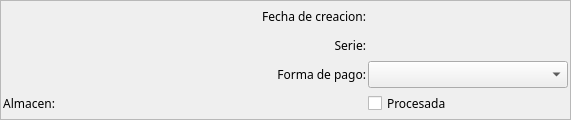
    <widget class="QFrame" name="frame" >
     <property name="minimumSize" >
      <size>
       <width>16</width>
       <height>120</height>
      </size>
     </property>
     <property name="frameShape" >
      <enum>QFrame::StyledPanel</enum>
     </property>
     <property name="frameShadow" >
      <enum>QFrame::Raised</enum>
     </property>
     <layout class="QGridLayout" >
      <property name="margin" >
       <number>2</number>
      </property>
      <property name="spacing" >
       <number>2</number>
      </property>
      <item row="2" column="2" >
       <widget class="QLabel" name="label11" >
        <property name="font" >
         <font>
          <family>Sans Serif</family>
          <pointsize>9</pointsize>
          <weight>50</weight>
          <italic>false</italic>
          <bold>false</bold>
          <underline>false</underline>
          <strikeout>false</strikeout>
         </font>
        </property>
        <property name="text" >
         <string>Forma de pago:</string>
        </property>
        <property name="alignment" >
         <set>Qt::AlignRight|Qt::AlignTrailing|Qt::AlignVCenter</set>
        </property>
       </widget>
      </item>
      <item row="1" column="3" >
       <widget class="BusquedaSerieFactura" native="1" name="mui_codigoserie_factura" >
        <property name="sizePolicy" >
         <sizepolicy>
          <hsizetype>5</hsizetype>
          <vsizetype>5</vsizetype>
          <horstretch>0</horstretch>
          <verstretch>0</verstretch>
         </sizepolicy>
        </property>
       </widget>
      </item>
      <item row="1" column="2" >
       <widget class="QLabel" name="label10" >
        <property name="sizePolicy" >
         <sizepolicy>
          <hsizetype>5</hsizetype>
          <vsizetype>5</vsizetype>
          <horstretch>0</horstretch>
          <verstretch>0</verstretch>
         </sizepolicy>
        </property>
        <property name="font" >
         <font>
          <family>Sans Serif</family>
          <pointsize>9</pointsize>
          <weight>50</weight>
          <italic>false</italic>
          <bold>false</bold>
          <underline>false</underline>
          <strikeout>false</strikeout>
         </font>
        </property>
        <property name="text" >
         <string>Serie:</string>
        </property>
        <property name="alignment" >
         <set>Qt::AlignRight|Qt::AlignTrailing|Qt::AlignVCenter</set>
        </property>
       </widget>
      </item>
      <item row="0" column="3" >
       <widget class="BusquedaFecha" native="1" name="mui_ffactura" >
        <property name="sizePolicy" >
         <sizepolicy>
          <hsizetype>5</hsizetype>
          <vsizetype>5</vsizetype>
          <horstretch>0</horstretch>
          <verstretch>0</verstretch>
         </sizepolicy>
        </property>
       </widget>
      </item>
      <item row="0" column="2" >
       <widget class="QLabel" name="label8" >
        <property name="font" >
         <font>
          <family>Sans Serif</family>
          <pointsize>9</pointsize>
          <weight>50</weight>
          <italic>false</italic>
          <bold>false</bold>
          <underline>false</underline>
          <strikeout>false</strikeout>
         </font>
        </property>
        <property name="text" >
         <string>Fecha de creacion:</string>
        </property>
        <property name="alignment" >
         <set>Qt::AlignRight|Qt::AlignTrailing|Qt::AlignVCenter</set>
        </property>
       </widget>
      </item>
      <item row="2" column="3" >
       <widget class="BusquedaFormaPago" name="mui_idforma_pago" >
        <property name="sizePolicy" >
         <sizepolicy>
          <hsizetype>5</hsizetype>
          <vsizetype>5</vsizetype>
          <horstretch>0</horstretch>
          <verstretch>0</verstretch>
         </sizepolicy>
        </property>
        <property name="minimumSize" >
         <size>
          <width>200</width>
          <height>0</height>
         </size>
        </property>
       </widget>
      </item>
      <item row="3" column="3" >
       <widget class="QCheckBox" name="mui_procesadafactura" >
        <property name="sizePolicy" >
         <sizepolicy>
          <hsizetype>5</hsizetype>
          <vsizetype>5</vsizetype>
          <horstretch>0</horstretch>
          <verstretch>0</verstretch>
         </sizepolicy>
        </property>
        <property name="font" >
         <font>
          <family>Sans Serif</family>
          <pointsize>9</pointsize>
          <weight>50</weight>
          <italic>false</italic>
          <bold>false</bold>
          <underline>false</underline>
          <strikeout>false</strikeout>
         </font>
        </property>
        <property name="text" >
         <string>Procesada</string>
        </property>
       </widget>
      </item>
      <item row="3" column="2" >
       <spacer>
        <property name="orientation" >
         <enum>Qt::Horizontal</enum>
        </property>
        <property name="sizeType" >
         <enum>QSizePolicy::Ignored</enum>
        </property>
        <property name="sizeHint" >
         <size>
          <width>111</width>
          <height>22</height>
         </size>
        </property>
       </spacer>
      </item>
      <item row="3" column="1" >
       <widget class="BusquedaAlmacen" native="1" name="mui_idalmacen" >
        <property name="sizePolicy" >
         <sizepolicy>
          <hsizetype>7</hsizetype>
          <vsizetype>5</vsizetype>
          <horstretch>0</horstretch>
          <verstretch>0</verstretch>
         </sizepolicy>
        </property>
        <property name="minimumSize" >
         <size>
          <width>150</width>
          <height>0</height>
         </size>
        </property>
       </widget>
      </item>
      <item rowspan="3" row="0" column="0" colspan="2" >
       <widget class="BusquedaCliente" native="1" name="mui_idcliente" >
        <property name="sizePolicy" >
         <sizepolicy>
          <hsizetype>7</hsizetype>
          <vsizetype>5</vsizetype>
          <horstretch>0</horstretch>
          <verstretch>0</verstretch>
         </sizepolicy>
        </property>
        <property name="minimumSize" >
         <size>
          <width>250</width>
          <height>0</height>
         </size>
        </property>
       </widget>
      </item>
      <item row="3" column="0" >
       <widget class="QLabel" name="mui_labelAlmacen" >
        <property name="sizePolicy" >
         <sizepolicy>
          <hsizetype>5</hsizetype>
          <vsizetype>5</vsizetype>
          <horstretch>0</horstretch>
          <verstretch>0</verstretch>
         </sizepolicy>
        </property>
        <property name="font" >
         <font>
          <family>Sans Serif</family>
          <pointsize>9</pointsize>
          <weight>50</weight>
          <italic>false</italic>
          <bold>false</bold>
          <underline>false</underline>
          <strikeout>false</strikeout>
         </font>
        </property>
        <property name="text" >
         <string>Almacen:</string>
        </property>
        <property name="alignment" >
         <set>Qt::AlignRight|Qt::AlignTrailing|Qt::AlignVCenter</set>
        </property>
       </widget>
      </item>
     </layout>
    </widget>
